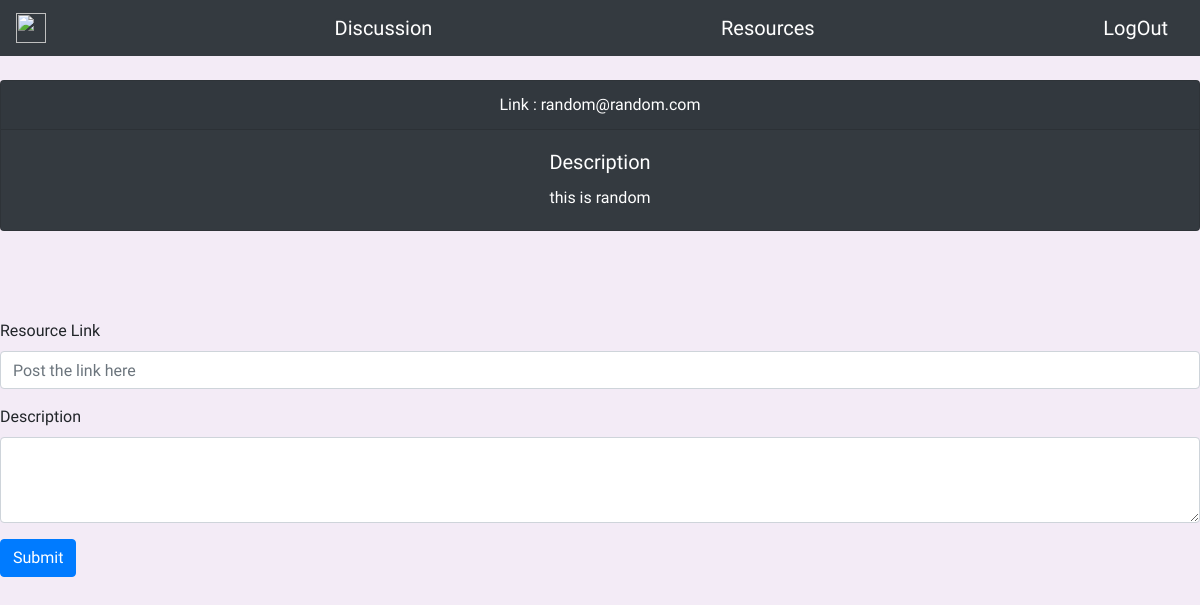
Page /resources/DBMS/1 (signed in) on the earlier database version.
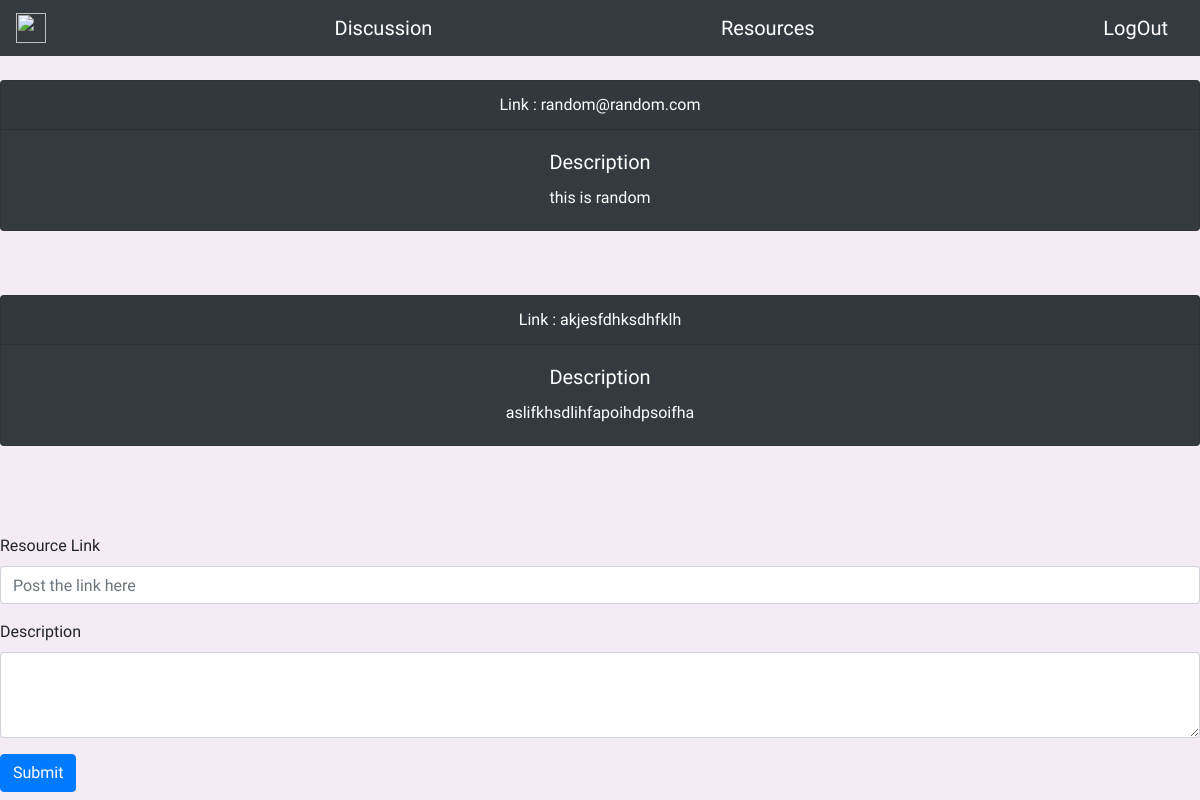
Same page on the later database version.
### tables this page shows
CREATE TABLE resources(
          subject_id TEXT,
          link VARCHAR2(200),
          description VARCHAR2(400),
          time_posted timestamp,
          FOREIGN KEY(subject_id) REFERENCES subjects(_id));

### runner.py (the view)
@app.route('/resources/',methods=['GET',"POST"])
@app.route('/resources/<subject>/<int:page_num>',methods=['GET',"POST"])
def resources(page_num=1,subject=None):
    user=session['username']
    courses_enrolled= dm.get_user_subjects(user,session['account_type'])
    if request.method=='POST':
        link=request.form['link']
        text=request.form['text']
        now = datetime.now()
        current_time = now.strftime("%D %H:%M:%S")
        dm.insert_resource(subject,link,text,current_time)
        return redirect(url_for('resources'))
    else:
        resources=None
        if subject!= None:
            resources = dm.get_resources(subject)
        return render_template('resources.html',pn=page_num,subject=subject,courses=courses_enrolled, resources=resources)

### database_management.py (called while the page is built)
def get_user_subjects(name,account_type):
    cur=connection.cursor()
    if account_type=='student':
        cur.execute('SELECT _id FROM student_details JOIN subjects ON student_details.branch=subjects.branch AND student_details.semester = subjects.semester WHERE username=(?);',(name,))
        result=cur.fetchall()
    else:
        cur.execute('SELECt subject_id FROM teaches WHERE username=(?)',(name,))
        result=cur.fetchall()
    return result

def get_resources(sub):
    cur=connection.cursor()
    cur.execute("SELECT link , description FROM RESOURCES WHERE subject_id=(?)",(sub,))
    result=cur.fetchall()
    return result

### templates/resources.html (shortened to what this page needs)
{% extends "login_home.html" %}
    {% block content %}
        {% if subject!=None %}
              {% for resource in resources  %}
              <center>
              <div class="card text-white bg-dark mb-3">
                <div class="card-header">
                 Link : {{resource[0]}}
                </div>
                <div class="card-body">
                  <h5 class="card-title">Description</h5>
                  <p class="card-text">{{resource[1]}}</p>
                </div>
              </div>
              </center
              >
              {% endfor %}
        <form action='#' method='POST'>
        <div class="form-group">
            <label for="exampleFormControlInput1">Resource Link</label>
            <input type="link" class="form-control" id="exampleFormControlInput1" placeholder="Post the link here" name='link'>
        </div>
            <div class="form-group">
                <label for="exampleFormControlTextarea1">Description</label>
                <textarea class="form-control" id="exampleFormControlTextarea1" rows="3" name='text'></textarea>
            </div>
            <button  class="btn btn-primary" type="submit">Submit</button>
        </form>
        {% endif %}
    {% endblock %}

Differences in the rows shown:
added resources: link "akjesfdhksdhfklh", description "aslifkhsdlihfapoihdpsoifha"
